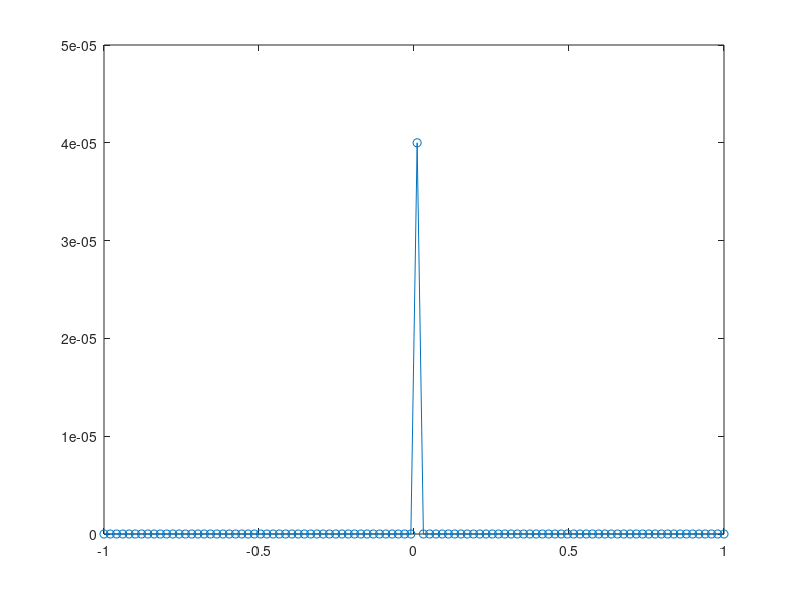

Write MATLAB code to recreate this figure.
%current density predefined/known

L = 500E-9; w = 100E-9; N = 100;

%J1 = @(x,y)((heaviside(x+L) - heaviside(x-L))*(heaviside(y+w) - heaviside(y-w)));
%J1 = @(x,y)(sin(x));
J1 = @(x,y)(x*x/L + 2)*(y*y/w + 2);

xvec = linspace(-L/2,L/2,N);
yvec = linspace(-w/2,w/2,N); 

%Ix = @(x)integral(@(y)arrayfun(@(x,y)J0(x,y),x,y),-b,b); %,'ArrayValued',true);
Ix = zeros(size(xvec));
for i=1:N
    Ix(i) = integral(@(y)J1(xvec(i),y),-w/2,w/2,'ArrayValued',true);
end

plot(xvec,Ix);

kvec = linspace (-1,1,N);
Ic = @(k)fftshift(abs(fft(Ix)));

plot(kvec,Ic(kvec),'-o');

%%% try plotting a fraction of the spectrum, doing away with the delta 


%%%%%%%%%%%%%%%%Trials%%%%%%%%%%%%%%%%%

%plot(kvec,fft(sinc(kvec)));

f1 = @(x)fftshift(fft(heaviside(x+1) - heaviside(x-1)));
%x11 = linspace(0,3,3*N);
x11 = 0:N;
%plot(kvec,f1(kvec));
%plot(linspace(-4,4,500),ifft(heaviside(x+1) - heaviside(x-1)));







